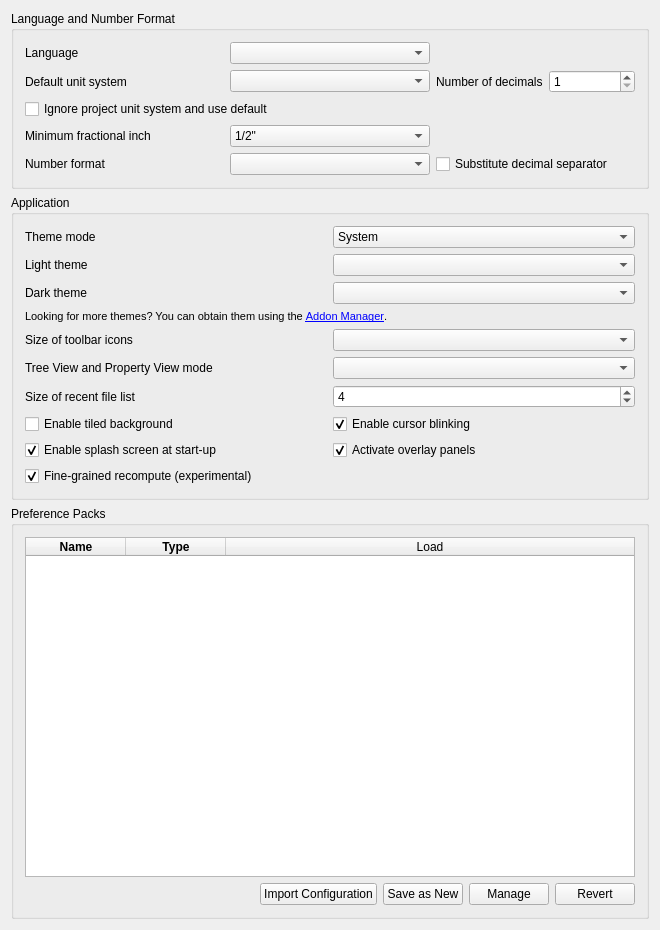
<?xml version="1.0" encoding="UTF-8"?>
<ui version="4.0">
 <class>Gui::Dialog::DlgSettingsGeneral</class>
 <widget class="QWidget" name="Gui::Dialog::DlgSettingsGeneral">
  <property name="geometry">
   <rect>
    <x>0</x>
    <y>0</y>
    <width>660</width>
    <height>930</height>
   </rect>
  </property>
  <property name="windowTitle">
   <string>General</string>
  </property>
   <layout class="QVBoxLayout" name="verticalLayout">
    <item>
     <widget class="QGroupBox" name="GroupBox7">
      <property name="title">
       <string>Language and Number Format</string>
      </property>
      <layout class="QGridLayout">
       <property name="leftMargin">
        <number>11</number>
       </property>
       <property name="topMargin">
        <number>11</number>
       </property>
       <property name="rightMargin">
        <number>11</number>
       </property>
       <property name="bottomMargin">
        <number>11</number>
       </property>
       <property name="spacing">
        <number>6</number>
       </property>
       <item row="0" column="0">
        <widget class="QLabel" name="TextLabel1_4">
         <property name="text">
          <string>Language</string>
         </property>
        </widget>
       </item>
       <item row="0" column="1">
        <widget class="QComboBox" name="Languages">
         <property name="toolTip">
          <string>Language of the application's user interface</string>
         </property>
        </widget>
       </item>
       <item row="1" column="0">
        <widget class="QLabel" name="unitSystemLabel">
         <property name="text">
          <string>Default unit system</string>
         </property>
        </widget>
       </item>
       <item row="1" column="1">
        <widget class="QComboBox" name="comboBox_UnitSystem">
         <property name="toolTip">
          <string>Unit system for all parts of the application. Can be overridden by specifying a document unit system.</string>
         </property>
        </widget>
       </item>
       <item row="1" column="2">
        <layout class="QHBoxLayout" name="horizontalLayout_3">
         <item>
          <widget class="QLabel" name="decimalsLabel">
           <property name="text">
            <string>Number of decimals</string>
           </property>
          </widget>
         </item>
         <item>
          <widget class="QSpinBox" name="spinBoxDecimals">
           <property name="toolTip">
            <string>Number of decimals that should be shown for numbers and dimensions</string>
           </property>
           <property name="minimum">
            <number>1</number>
           </property>
           <property name="maximum">
            <number>12</number>
           </property>
          </widget>
         </item>
        </layout>
       </item>
       <item row="2" column="0" colspan="3">
        <widget class="QCheckBox" name="checkBox_projectUnitSystemIgnore">
          <property name="toolTip">
           <string>Ignores document unit systems</string>
          </property>
          <property name="text">
           <string>Ignore project unit system and use default</string>
          </property>
        </widget>
       </item>
       <item row="3" column="0">
        <widget class="QLabel" name="fractionalInchLabel">
         <property name="text">
          <string>Minimum fractional inch</string>
         </property>
        </widget>
       </item>
       <item row="3" column="1">
        <widget class="QComboBox" name="comboBox_FracInch">
         <property name="toolTip">
          <string>Minimum fractional inch to be displayed</string>
         </property>
         <item>
          <property name="text">
           <string notr="true">1/2"</string>
          </property>
         </item>
         <item>
          <property name="text">
           <string notr="true">1/4"</string>
          </property>
         </item>
         <item>
          <property name="text">
           <string notr="true">1/8"</string>
          </property>
         </item>
         <item>
          <property name="text">
           <string notr="true">1/16"</string>
          </property>
         </item>
         <item>
          <property name="text">
           <string notr="true">1/32"</string>
          </property>
         </item>
         <item>
          <property name="text">
           <string notr="true">1/64"</string>
          </property>
         </item>
         <item>
          <property name="text">
           <string notr="true">1/128"</string>
          </property>
         </item>
        </widget>
       </item>
       <item row="4" column="0">
        <widget class="QLabel" name="TextLabel1_5">
         <property name="text">
          <string>Number format</string>
         </property>
        </widget>
       </item>
       <item row="4" column="1">
        <widget class="Gui::PrefComboBox" name="UseLocaleFormatting">
         <property name="prefEntry" stdset="0">
          <cstring>UseLocaleFormatting</cstring>
         </property>
         <property name="prefPath" stdset="0">
          <cstring>General</cstring>
         </property>
        </widget>
       </item>
       <item row="4" column="2">
        <widget class="Gui::PrefCheckBox" name="SubstituteDecimal">
         <property name="toolTip">
          <string>Substitutes numerical keypad decimal separator with locale separator, except
in the Python console and the macro editor where a
dot/period will always be printed</string>
         </property>
         <property name="text">
          <string>Substitute decimal separator</string>
         </property>
         <property name="prefEntry" stdset="0">
          <cstring>SubstituteDecimalSeparator</cstring>
         </property>
         <property name="prefPath" stdset="0">
          <cstring>General</cstring>
         </property>
        </widget>
       </item>
      </layout>
     </widget>
    </item>
    <item>
     <widget class="QGroupBox" name="GroupBox3">
      <property name="title">
       <string>Application</string>
      </property>
      <layout class="QGridLayout">
       <property name="leftMargin">
        <number>11</number>
       </property>
       <property name="topMargin">
        <number>11</number>
       </property>
       <property name="rightMargin">
        <number>11</number>
       </property>
       <property name="bottomMargin">
        <number>11</number>
       </property>
       <property name="spacing">
        <number>6</number>
       </property>
       <item row="0" column="0">
        <widget class="QLabel" name="themeModeLabel">
         <property name="text">
          <string>Theme mode</string>
         </property>
        </widget>
       </item>
       <item row="0" column="1">
        <widget class="QComboBox" name="themeModeCombobox">
         <property name="toolTip">
          <string>Which of the two themes below is used.

'System': follow the light/dark setting of the operating system and
switch the theme whenever that setting changes.</string>
         </property>
         <item>
          <property name="text">
           <string>System</string>
          </property>
         </item>
         <item>
          <property name="text">
           <string>Light</string>
          </property>
         </item>
         <item>
          <property name="text">
           <string>Dark</string>
          </property>
         </item>
        </widget>
       </item>
       <item row="1" column="0">
        <widget class="QLabel" name="themesLabel">
         <property name="text">
          <string>Light theme</string>
         </property>
        </widget>
       </item>
       <item row="1" column="1">
        <widget class="QComboBox" name="themesCombobox">
         <property name="toolTip">
          <string>Theme used in light mode</string>
         </property>
        </widget>
       </item>
       <item row="2" column="0">
        <widget class="QLabel" name="themesDarkLabel">
         <property name="text">
          <string>Dark theme</string>
         </property>
        </widget>
       </item>
       <item row="2" column="1">
        <widget class="QComboBox" name="themesDarkCombobox">
         <property name="toolTip">
          <string>Theme used in dark mode</string>
         </property>
        </widget>
       </item>
       <item row="3" column="0" colspan="2">
        <widget class="QLabel" name="moreThemesLabel">
         <property name="font">
          <font>
           <pointsize>8</pointsize>
          </font>
         </property>
         <property name="text">
          <string>Looking for more themes? You can obtain them using the &lt;a href=&quot;freecad:Std_AddonMgr&quot;&gt;Addon Manager&lt;/a&gt;.</string>
         </property>
         <property name="textFormat">
          <enum>Qt::RichText</enum>
         </property>
        </widget>
       </item>
       <item row="4" column="0">
        <widget class="QLabel" name="iconSizeLabel">
         <property name="text">
          <string>Size of toolbar icons</string>
         </property>
        </widget>
       </item>
       <item row="4" column="1">
        <widget class="QComboBox" name="toolbarIconSize">
         <property name="toolTip">
          <string>Icon size in the toolbar</string>
         </property>
        </widget>
       </item>
       <item row="5" column="0">
        <widget class="QLabel" name="treeModeLabel">
         <property name="text">
          <string>Tree View and Property View mode</string>
         </property>
        </widget>
       </item>
       <item row="5" column="1">
        <widget class="QComboBox" name="treeMode">
         <property name="toolTip">
          <string>Customize how the tree view is shown in the panel (restart required).

'Combined': combine tree and property view into one panel.
'Independent': split tree and property view into separate panels.</string>
         </property>
        </widget>
       </item>
       <item row="6" column="0">
        <widget class="QLabel" name="recentFileListLabel">
         <property name="text">
          <string>Size of recent file list</string>
         </property>
        </widget>
       </item>
       <item row="6" column="1">
        <widget class="Gui::PrefSpinBox" name="RecentFiles">
         <property name="toolTip">
          <string>How many files should be listed in recent files list</string>
         </property>
         <property name="value">
          <number>4</number>
         </property>
         <property name="prefEntry" stdset="0">
          <cstring>RecentFiles</cstring>
         </property>
         <property name="prefPath" stdset="0">
          <cstring>RecentFiles</cstring>
         </property>
        </widget>
       </item>
       <item row="7" column="0">
        <widget class="QCheckBox" name="tiledBackground">
         <property name="toolTip">
          <string>Background of the main window (when no document is opened) will consist of tiles of an image.</string>
         </property>
         <property name="text">
          <string>Enable tiled background</string>
         </property>
        </widget>
       </item>
       <item row="7" column="1">
        <widget class="Gui::PrefCheckBox" name="EnableCursorBlinking">
         <property name="toolTip">
          <string>The text cursor will be blinking</string>
         </property>
         <property name="text">
          <string>Enable cursor blinking</string>
         </property>
         <property name="checked">
          <bool>true</bool>
         </property>
         <property name="prefEntry" stdset="0">
          <cstring>EnableCursorBlinking</cstring>
         </property>
         <property name="prefPath" stdset="0">
          <cstring>General</cstring>
         </property>
        </widget>
       </item>
       <item row="8" column="0">
        <widget class="Gui::PrefCheckBox" name="SplashScreen">
         <property name="toolTip">
          <string>A splash screen is a small loading window that is shown
when FreeCAD is launching. If this option is checked, FreeCAD will
display the splash screen.</string>
         </property>
         <property name="text">
          <string>Enable splash screen at start-up</string>
         </property>
         <property name="checked">
          <bool>true</bool>
         </property>
         <property name="prefEntry" stdset="0">
          <cstring>ShowSplasher</cstring>
         </property>
         <property name="prefPath" stdset="0">
          <cstring>General</cstring>
         </property>
        </widget>
       </item>
       <item row="8" column="1">
        <widget class="Gui::PrefCheckBox" name="ActivateOverlay">
         <property name="toolTip">
          <string>Activate overlay handling of docked panels</string>
         </property>
         <property name="text">
          <string>Activate overlay panels</string>
         </property>
         <property name="checked">
          <bool>true</bool>
         </property>
         <property name="prefEntry" stdset="0">
          <cstring>ActivateOverlay</cstring>
         </property>
         <property name="prefPath" stdset="0">
          <cstring>DockWindows</cstring>
         </property>
        </widget>
       </item>
       <item row="9" column="0">
        <widget class="Gui::PrefCheckBox" name="FineGrainedRecompute">
         <property name="toolTip">
          <string>Activate fine-grained recomputation of documents</string>
         </property>
         <property name="text">
          <string>Fine-grained recompute (experimental)</string>
         </property>
         <property name="checked">
          <bool>true</bool>
         </property>
         <property name="prefEntry" stdset="0">
          <cstring>FineGrainedRecompute</cstring>
         </property>
         <property name="prefPath" stdset="0">
          <cstring>General</cstring>
         </property>
        </widget>
       </item>
      </layout>
     </widget>
    </item>
    <item>
     <widget class="QGroupBox" name="groupBox">
      <property name="title">
       <string>Preference Packs</string>
      </property>
      <layout class="QHBoxLayout" name="horizontalLayout">
       <item>
        <layout class="QVBoxLayout" name="verticalLayout_3">
         <item>
          <widget class="QTableWidget" name="PreferencePacks">
           <property name="horizontalScrollBarPolicy">
            <enum>Qt::ScrollBarAlwaysOff</enum>
           </property>
           <property name="sizeAdjustPolicy">
            <enum>QAbstractScrollArea::AdjustToContents</enum>
           </property>
           <property name="editTriggers">
            <set>QAbstractItemView::NoEditTriggers</set>
           </property>
           <property name="showDropIndicator" stdset="0">
            <bool>false</bool>
           </property>
           <property name="dragDropOverwriteMode">
            <bool>false</bool>
           </property>
           <property name="selectionMode">
            <enum>QAbstractItemView::NoSelection</enum>
           </property>
           <property name="selectionBehavior">
            <enum>QAbstractItemView::SelectRows</enum>
           </property>
           <property name="showGrid">
            <bool>false</bool>
           </property>
           <property name="sortingEnabled">
            <bool>true</bool>
           </property>
           <property name="wordWrap">
            <bool>false</bool>
           </property>
           <property name="cornerButtonEnabled">
            <bool>false</bool>
           </property>
           <attribute name="horizontalHeaderVisible">
            <bool>true</bool>
           </attribute>
           <attribute name="horizontalHeaderCascadingSectionResizes">
            <bool>true</bool>
           </attribute>
           <attribute name="horizontalHeaderMinimumSectionSize">
            <number>30</number>
           </attribute>
           <attribute name="horizontalHeaderDefaultSectionSize">
            <number>100</number>
           </attribute>
           <attribute name="horizontalHeaderStretchLastSection">
            <bool>true</bool>
           </attribute>
           <attribute name="verticalHeaderVisible">
            <bool>false</bool>
           </attribute>
           <attribute name="verticalHeaderMinimumSectionSize">
            <number>16</number>
           </attribute>
           <attribute name="verticalHeaderDefaultSectionSize">
            <number>24</number>
           </attribute>
           <column>
            <property name="text">
             <string>Name</string>
            </property>
            <property name="font">
             <font>
              <weight>75</weight>
              <bold>true</bold>
             </font>
            </property>
           </column>
           <column>
            <property name="text">
             <string>Type</string>
            </property>
            <property name="font">
             <font>
              <weight>75</weight>
              <bold>true</bold>
             </font>
            </property>
           </column>
           <column>
            <property name="text">
             <string>Load</string>
            </property>
           </column>
          </widget>
         </item>
         <item>
          <layout class="QHBoxLayout" name="horizontalLayout_2">
           <item>
            <spacer name="horizontalSpacer">
             <property name="orientation">
              <enum>Qt::Horizontal</enum>
             </property>
             <property name="sizeHint" stdset="0">
              <size>
               <width>40</width>
               <height>20</height>
              </size>
             </property>
            </spacer>
           </item>
           <item>
            <widget class="QPushButton" name="ImportConfig">
             <property name="text">
              <string>Import Configuration</string>
             </property>
            </widget>
           </item>
           <item>
            <widget class="QPushButton" name="SaveNewPreferencePack">
             <property name="text">
              <string>Save as New</string>
             </property>
            </widget>
           </item>
           <item>
            <widget class="QPushButton" name="ManagePreferencePacks">
             <property name="sizePolicy">
              <sizepolicy hsizetype="Fixed" vsizetype="Fixed">
               <horstretch>0</horstretch>
               <verstretch>0</verstretch>
              </sizepolicy>
             </property>
             <property name="text">
              <string>Manage</string>
             </property>
            </widget>
           </item>
           <item>
            <widget class="QPushButton" name="RevertToSavedConfig">
             <property name="text">
              <string>Revert</string>
             </property>
            </widget>
           </item>
          </layout>
         </item>
        </layout>
       </item>
      </layout>
     </widget>
    </item>
  </layout>
 </widget>
 <layoutdefault spacing="6" margin="11"/>
 <customwidgets>
  <customwidget>
   <class>Gui::PrefSpinBox</class>
   <extends>QSpinBox</extends>
   <header>Gui/PrefWidgets.h</header>
  </customwidget>
  <customwidget>
   <class>Gui::PrefCheckBox</class>
   <extends>QCheckBox</extends>
   <header>Gui/PrefWidgets.h</header>
  </customwidget>
  <customwidget>
   <class>Gui::PrefComboBox</class>
   <extends>QComboBox</extends>
   <header>Gui/PrefWidgets.h</header>
  </customwidget>
 </customwidgets>
 <tabstops>
  <tabstop>Languages</tabstop>
  <tabstop>RecentFiles</tabstop>
  <tabstop>EnableCursorBlinking</tabstop>
  <tabstop>SplashScreen</tabstop>
 </tabstops>
 <resources/>
 <connections/>
</ui>
